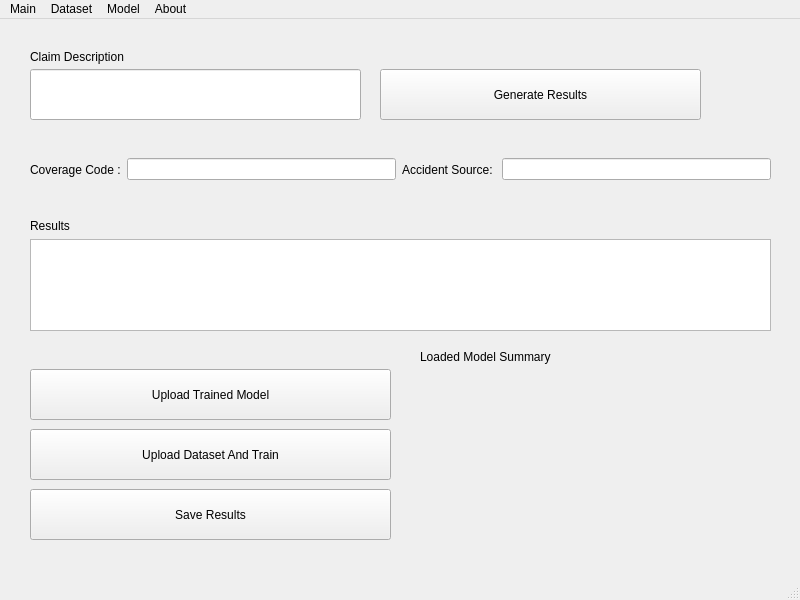
<?xml version="1.0" encoding="UTF-8"?>
<ui version="4.0">
 <class>MainWindow</class>
 <widget class="QMainWindow" name="MainWindow">
  <property name="geometry">
   <rect>
    <x>0</x>
    <y>0</y>
    <width>800</width>
    <height>600</height>
   </rect>
  </property>
  <property name="windowTitle">
   <string>Machine Learning App</string>
  </property>
  <widget class="QWidget" name="centralwidget">
   <widget class="QWidget" name="horizontalLayoutWidget">
    <property name="geometry">
     <rect>
      <x>30</x>
      <y>120</y>
      <width>741</width>
      <height>61</height>
     </rect>
    </property>
    <layout class="QHBoxLayout" name="ResultsWindow">
     <item>
      <layout class="QVBoxLayout" name="verticalLayout_3"/>
     </item>
     <item>
      <widget class="QLabel" name="label_3">
       <property name="text">
        <string>Coverage Code :</string>
       </property>
       <property name="textFormat">
        <enum>Qt::PlainText</enum>
       </property>
      </widget>
     </item>
     <item>
      <widget class="QLineEdit" name="coveragePredictionLineEdit"/>
     </item>
     <item>
      <layout class="QVBoxLayout" name="verticalLayout"/>
     </item>
     <item>
      <widget class="QLabel" name="label_4">
       <property name="text">
        <string>Accident Source: </string>
       </property>
       <property name="textFormat">
        <enum>Qt::PlainText</enum>
       </property>
      </widget>
     </item>
     <item>
      <widget class="QLineEdit" name="accidentPredictionLineEdit"/>
     </item>
    </layout>
   </widget>
   <widget class="QPushButton" name="predictButton">
    <property name="geometry">
     <rect>
      <x>380</x>
      <y>50</y>
      <width>321</width>
      <height>51</height>
     </rect>
    </property>
    <property name="text">
     <string>Generate Results</string>
    </property>
   </widget>
   <widget class="QPushButton" name="uploadCsvButton">
    <property name="geometry">
     <rect>
      <x>30</x>
      <y>410</y>
      <width>361</width>
      <height>51</height>
     </rect>
    </property>
    <property name="text">
     <string>Upload Dataset And Train</string>
    </property>
   </widget>
   <widget class="QPushButton" name="loadModelButton">
    <property name="geometry">
     <rect>
      <x>30</x>
      <y>350</y>
      <width>361</width>
      <height>51</height>
     </rect>
    </property>
    <property name="text">
     <string>Upload Trained Model</string>
    </property>
   </widget>
   <widget class="QPushButton" name="saveResultsButton">
    <property name="geometry">
     <rect>
      <x>30</x>
      <y>470</y>
      <width>361</width>
      <height>51</height>
     </rect>
    </property>
    <property name="text">
     <string>Save Results</string>
    </property>
   </widget>
   <widget class="QLabel" name="label_2">
    <property name="geometry">
     <rect>
      <x>30</x>
      <y>30</y>
      <width>191</width>
      <height>16</height>
     </rect>
    </property>
    <property name="text">
     <string>Claim Description</string>
    </property>
    <property name="textFormat">
     <enum>Qt::PlainText</enum>
    </property>
   </widget>
   <widget class="QLineEdit" name="manualInputText">
    <property name="geometry">
     <rect>
      <x>30</x>
      <y>50</y>
      <width>331</width>
      <height>51</height>
     </rect>
    </property>
   </widget>
   <widget class="QLabel" name="loaded_model_f1_score">
    <property name="geometry">
     <rect>
      <x>440</x>
      <y>440</y>
      <width>321</width>
      <height>41</height>
     </rect>
    </property>
    <property name="text">
     <string/>
    </property>
   </widget>
   <widget class="QLabel" name="loaded_model_accuracy">
    <property name="geometry">
     <rect>
      <x>440</x>
      <y>370</y>
      <width>311</width>
      <height>41</height>
     </rect>
    </property>
    <property name="text">
     <string/>
    </property>
   </widget>
   <widget class="QLabel" name="label_5">
    <property name="geometry">
     <rect>
      <x>420</x>
      <y>330</y>
      <width>211</width>
      <height>16</height>
     </rect>
    </property>
    <property name="text">
     <string>Loaded Model Summary</string>
    </property>
   </widget>
   <widget class="QWidget" name="verticalLayoutWidget_2">
    <property name="geometry">
     <rect>
      <x>30</x>
      <y>200</y>
      <width>741</width>
      <height>112</height>
     </rect>
    </property>
    <layout class="QVBoxLayout" name="verticalLayout_2">
     <item>
      <widget class="QLabel" name="label">
       <property name="text">
        <string>Results</string>
       </property>
       <property name="textFormat">
        <enum>Qt::PlainText</enum>
       </property>
      </widget>
     </item>
     <item>
      <widget class="QTableWidget" name="predictionTable"/>
     </item>
    </layout>
   </widget>
  </widget>
  <widget class="QMenuBar" name="menubar">
   <property name="geometry">
    <rect>
     <x>0</x>
     <y>0</y>
     <width>800</width>
     <height>26</height>
    </rect>
   </property>
   <widget class="QMenu" name="menuMain">
    <property name="title">
     <string>Main</string>
    </property>
   </widget>
   <widget class="QMenu" name="menuDataset">
    <property name="title">
     <string>Dataset</string>
    </property>
   </widget>
   <widget class="QMenu" name="menuModel">
    <property name="title">
     <string>Model</string>
    </property>
   </widget>
   <widget class="QMenu" name="menuAbout">
    <property name="title">
     <string>About</string>
    </property>
   </widget>
   <addaction name="menuMain"/>
   <addaction name="menuDataset"/>
   <addaction name="menuModel"/>
   <addaction name="menuAbout"/>
  </widget>
  <widget class="QStatusBar" name="statusbar"/>
 </widget>
 <resources/>
 <connections/>
</ui>
